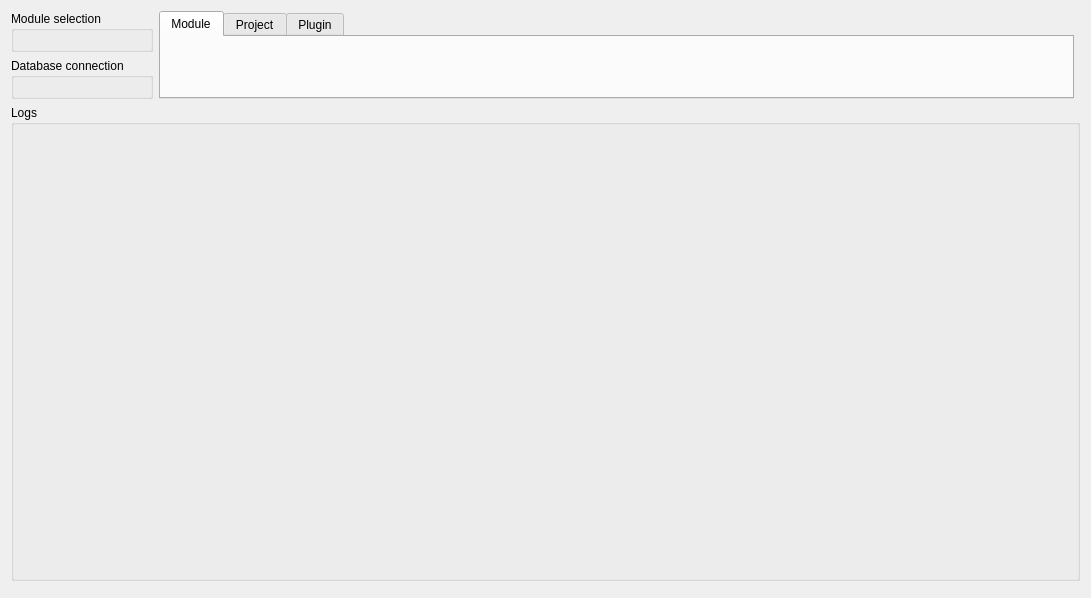
<?xml version="1.0" encoding="UTF-8"?>
<ui version="4.0">
 <class>MainDialog</class>
 <widget class="QWidget" name="MainDialog">
  <property name="geometry">
   <rect>
    <x>0</x>
    <y>0</y>
    <width>1091</width>
    <height>598</height>
   </rect>
  </property>
  <property name="windowTitle">
   <string>Oqtopus Module Management Tool</string>
  </property>
  <layout class="QGridLayout" name="gridLayout_8" rowstretch="0,0,0,0,0,0">
   <item row="2" column="0" rowspan="2">
    <widget class="QGroupBox" name="db_groupBox">
     <property name="title">
      <string>Database connection</string>
     </property>
     <layout class="QGridLayout" name="gridLayout_5"/>
    </widget>
   </item>
   <item row="4" column="0" colspan="3">
    <widget class="QGroupBox" name="logs_groupBox">
     <property name="sizePolicy">
      <sizepolicy hsizetype="Preferred" vsizetype="MinimumExpanding">
       <horstretch>0</horstretch>
       <verstretch>0</verstretch>
      </sizepolicy>
     </property>
     <property name="minimumSize">
      <size>
       <width>0</width>
       <height>200</height>
      </size>
     </property>
     <property name="title">
      <string>Logs</string>
     </property>
     <layout class="QGridLayout" name="gridLayout_11"/>
    </widget>
   </item>
   <item row="0" column="1" rowspan="4">
    <widget class="QTabWidget" name="tabWidget">
     <property name="currentIndex">
      <number>0</number>
     </property>
     <widget class="QWidget" name="module_tab">
      <attribute name="title">
       <string>Module</string>
      </attribute>
      <layout class="QGridLayout" name="gridLayout_4"/>
     </widget>
     <widget class="QWidget" name="project_tab">
      <attribute name="title">
       <string>Project</string>
      </attribute>
      <layout class="QGridLayout" name="gridLayout_3"/>
     </widget>
     <widget class="QWidget" name="plugin_tab">
      <attribute name="title">
       <string>Plugin</string>
      </attribute>
      <layout class="QGridLayout" name="gridLayout_6"/>
     </widget>
    </widget>
   </item>
   <item row="5" column="0" colspan="3">
    <widget class="QDialogButtonBox" name="buttonBox">
     <property name="standardButtons">
      <set>QDialogButtonBox::NoButton</set>
     </property>
    </widget>
   </item>
   <item row="0" column="0" rowspan="2">
    <widget class="QGroupBox" name="moduleSelection_groupBox">
     <property name="title">
      <string>Module selection</string>
     </property>
     <layout class="QGridLayout" name="gridLayout" columnstretch="0"/>
    </widget>
   </item>
  </layout>
 </widget>
 <resources/>
 <connections/>
</ui>
